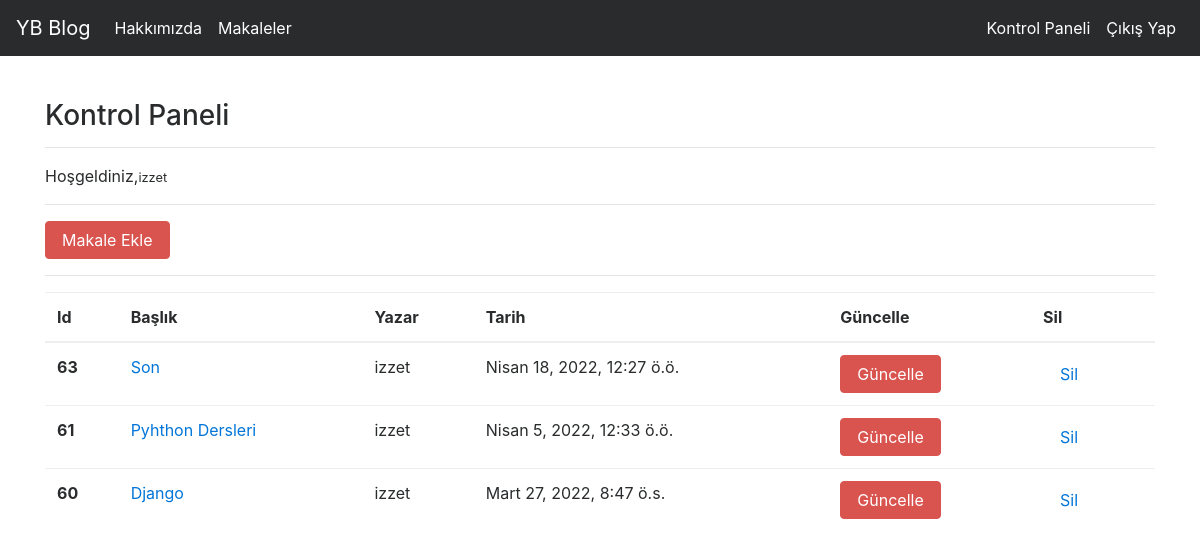
Screenshot of /articles/dashboard/ (signed in) with the database file from the repository.
### article/models.py (models this page shows, shortened)
class Article(models.Model):
    author=models.ForeignKey("auth.User",on_delete = models.CASCADE,verbose_name = "Yazar")
    title = models.CharField(max_length = 50,verbose_name= "Başlık")
    content = RichTextField()
    created_date = models.DateTimeField(auto_now_add=True,verbose_name ="Oluşturulma Tarihi")
    article_image = models.FileField(blank = True,null = True,verbose_name = "Makaleye Fotoğraf Ekleyin")
    class Meta:
      ordering = ['-created_date']

### article/views.py (the view)
# urls.py: path('dashboard/',views.dashboard,name = "dashboard"),
@login_required(login_url = "user:login")
def dashboard(request):
    articles = Article.objects.filter(author=request.user)
    context = {
       "articles" : articles
    }
    return  render(request,"dashboard.html",context)

### templates/dashboard.html
{% extends "layout.html" %}
{% block body %}
  <h3>Kontrol Paneli</h3>
  <hr>
  <p>
      Hoşgeldiniz,<small>{{request.user.username}}</small>
  </p>
  <hr>
  <a class = "btn btn-danger" href="/articles/addarticle">Makale Ekle</a>
  <hr>
  {% if articles %}
     <table class="table">
     <thead>
    <tr>
      <th scope="col">Id</th>
      <th scope="col">Başlık</th>
      <th scope="col">Yazar</th>
      <th scope="col">Tarih</th>
      <th scope="col">Güncelle</th>
      <th scope="col">Sil</th>
    </tr>
    </thead>
    <tbody>
    {% for article in articles %}
      <tr>
        <th scope="row">{{article.id}}</th>
        <td><a href="/articles/article/{{article.id}}">{{article.title}}</a></td>
        <td>{{article.author.username}}</td>
        <td>{{article.created_date}}</td>
        <td> <a href="/articles/update/{{article.id}}" class="btn btn-danger">Güncelle</a></td>
        <td> <a href="/articles/delete/{{article.id}}" class="btn brn-danger">Sil</a></td>
      </tr>
      {% endfor %}
      </tbody>
     </table>
    {% else %}
     <div class = "alert alert-danger">
        Henüz bir makaleniz bulunmuyor...
     </div>
    {% endif %}
{% endblock body %}

### rows the page displays
Article: id "63", title "Son", author.username "izzet", created_date "Nisan 18, 2022, 12:27 ö.ö."
Article: id "61", title "Pyhthon Dersleri", author.username "izzet", created_date "Nisan 5, 2022, 12:33 ö.ö."
Article: id "60", title "Django", author.username "izzet", created_date "Mart 27, 2022, 8:47 ö.s."

### other values shown
{{ request.user.username }} "izzet"
